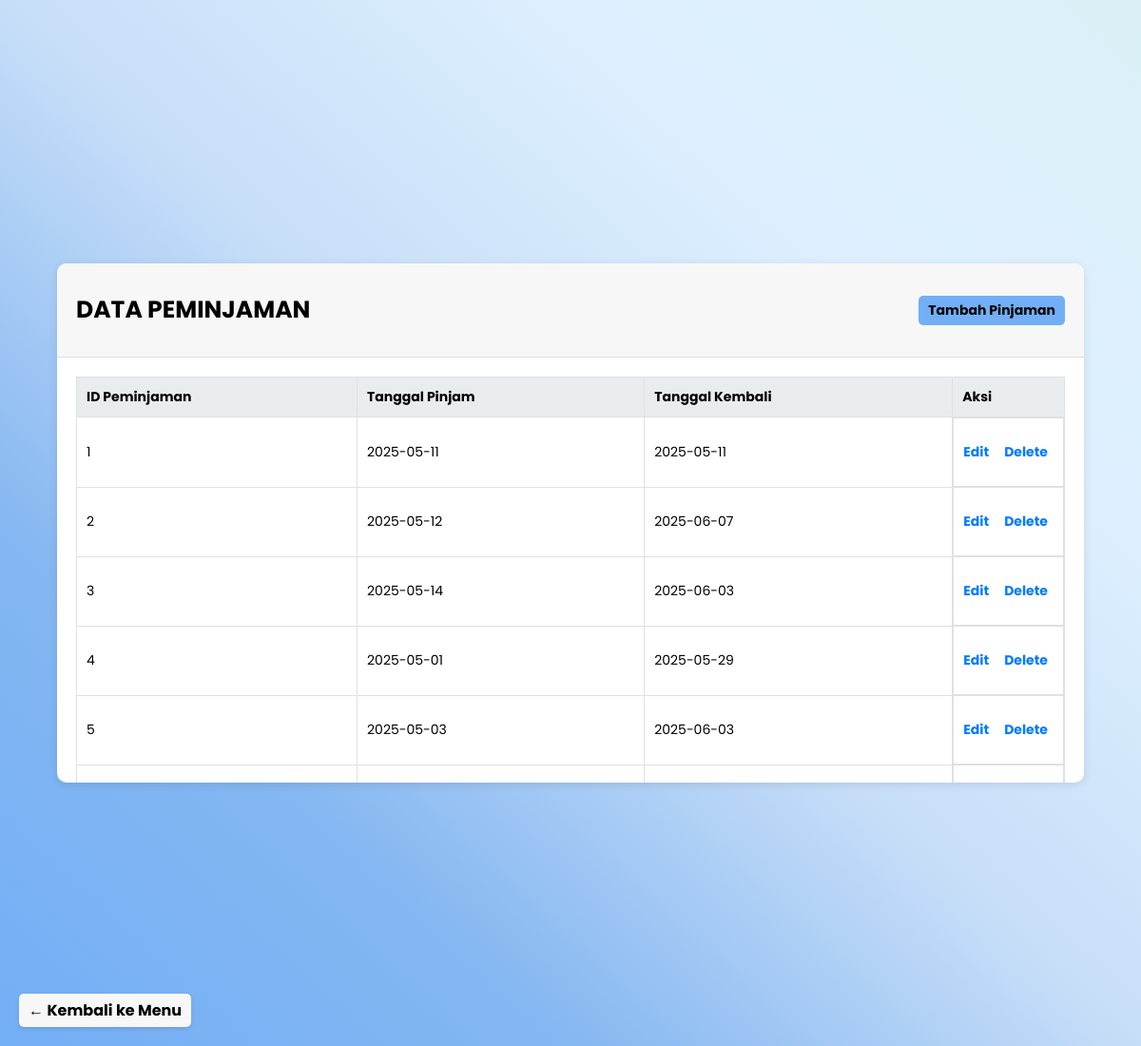
The app's page /Peminjaman.php with its own data.
### tables this page shows
CREATE TABLE IF NOT EXISTS `peminjaman` (
  `id_peminjaman` int NOT NULL AUTO_INCREMENT,
  `id_member` int DEFAULT NULL,
  `id_buku` int DEFAULT NULL,
  `tgl_pinjam` date DEFAULT NULL,
  `tgl_kembali` date DEFAULT NULL,
  PRIMARY KEY (`id_peminjaman`),
  KEY `id_member` (`id_member`),
  KEY `id_buku` (`id_buku`),
  CONSTRAINT `peminjaman_ibfk_1` FOREIGN KEY (`id_member`) REFERENCES `member` (`id_member`) ON DELETE CASCADE,
  CONSTRAINT `peminjaman_ibfk_2` FOREIGN KEY (`id_buku`) REFERENCES `buku` (`id_buku`) ON DELETE CASCADE
);

### Model.php (called while the page is built, shortened)
<?php
function getData($koneksi, $table)
{
  try {
    $sql = "SELECT * FROM $table";
    $stmt = $koneksi->query($sql);
    return $stmt->fetchAll(PDO::FETCH_ASSOC);
  } catch (PDOException $e) {
    return "Error: " . $e->getMessage();
  }
}

### Peminjaman.php (the view, shortened to what this page needs)
<?php
require_once 'Model.php';
$loans = getData($koneksi, 'peminjaman');
?>
<html>
<head>
</head>
<body>
  <div class="container">
    <div class="table-header">
      <h3>DATA PEMINJAMAN</h3>
      <button class="add-button" onclick="window.location.href='FormPeminjaman.php'">Tambah Pinjaman</button>
    </div>
    <div class="table-container">
      <table>
        <tr>
          <th>ID Peminjaman</th>
          <th>Tanggal Pinjam</th>
          <th>Tanggal Kembali</th>
          <th width='90'>Aksi</th>
        </tr>
        <?php
        foreach ($loans as $loan) {
          echo "<tr>
                                <td>{$loan['id_peminjaman']}</td>
                                <td>{$loan['tgl_pinjam']}</td>
                                <td>{$loan['tgl_kembali']}</td>
                                <td class='action-buttons'>
                                    <a href='FormPeminjaman.php?id_peminjaman={$loan['id_peminjaman']}'>Edit</a>
                                    <form method='post' action=''>
                                        <input type='hidden' name='id_peminjaman' value='{$loan['id_peminjaman']}'>
                                        <button type='submit' name='delete'>Delete</button>
                                  </form>
                                </td>
                </tr>";
        }
        ?>
      </table>
    </div>
  </div>
  <a href="index.php" class="back-link">← Kembali ke Menu</a>
</body>
</html>

### Peminjaman.php (style rules this page uses)
body { margin: 0; padding: 0; display: flex; justify-content: center; align-items: center; background: linear-gradient(to bottom left, #DAF0F6, #DEF0FF, #C7DEF8, #85B7F1, #73AFF6); background-size: cover; background-position: center; font-weight: bold; font-family: 'Poppins', sans-serif; }
.container { width: 90%; background-color: #FFFFFF; border-radius: 10px; box-shadow: 0 2px 10px rgba(0, 0, 0, 0.1); overflow: hidden; }
.table-header { padding: 10px 20px; display: flex; justify-content: space-between; align-items: center; background-color: #F7F7F7; border-bottom: 1px solid #E0E0E0; }
.table-header h3 { margin-top: 20px; margin-bottom: 20px; text-align: left; font-weight: bold; font-size: 25px; color: black; }
.table-header .add-button { padding: 5px 10px; background-color: #73AFF6; color: black; border: none; font-weight: bold; border-radius: 5px; font-size: 14px; font-family: 'Poppins', sans-serif; }
.table-container { padding: 20px; max-height: 407px; overflow-y: auto; }
table { width: 100%; border-collapse: collapse; border: 1px solid #E0E0E0; }
table th, table td { padding: 10px; text-align: left; border: 1px solid #E0E0E0; font-size: 14px; }
table th { background-color: #E9ECEF; font-weight: bold; }
.action-buttons { display: flex; gap: 10px; font-weight: bold; }
.action-buttons a, .action-buttons form button { font-size: 14px; color: #007BFF; background: none; border: none; padding-top: 15px; margin: 0; cursor: pointer; text-decoration: none; }
.action-buttons form button { background: none; border: none; color: #007BFF; font-weight: bold; font-family: 'Poppins', sans-serif; }
.back-link { position: fixed; bottom: 20px; left: 20px; text-decoration: none; color: #000; font-weight: bold; background-color: #F7F7F7; padding: 5px 10px; border-radius: 5px; box-shadow: 0 2px 5px rgba(0, 0, 0, 0.1); }

### records on screen
peminjaman: id_peminjaman "1", tgl_pinjam "2025-05-11", tgl_kembali "2025-05-11"
peminjaman: id_peminjaman "2", tgl_pinjam "2025-05-12", tgl_kembali "2025-06-07"
peminjaman: id_peminjaman "3", tgl_pinjam "2025-05-14", tgl_kembali "2025-06-03"
peminjaman: id_peminjaman "4", tgl_pinjam "2025-05-01", tgl_kembali "2025-05-29"
peminjaman: id_peminjaman "5", tgl_pinjam "2025-05-03", tgl_kembali "2025-06-03"
